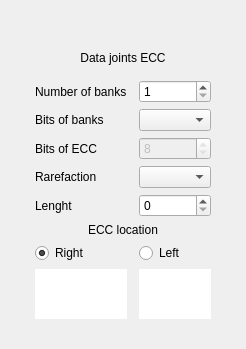
      <widget class="QWidget" name="together_storage">
       <layout class="QGridLayout" name="gridLayout_21" rowstretch="1,0,0">
        <item row="1" column="1">
         <layout class="QGridLayout" name="gridLayout_20" rowstretch="0,0,0,0">
          <item row="2" column="0">
           <widget class="QLabel" name="label_8">
            <property name="text">
             <string>Data joints ECC</string>
            </property>
            <property name="alignment">
             <set>Qt::AlignCenter</set>
            </property>
           </widget>
          </item>
          <item row="3" column="0">
           <widget class="QWidget" name="data_together" native="true">
            <property name="autoFillBackground">
             <bool>false</bool>
            </property>
            <property name="styleSheet">
             <string notr="true"/>
            </property>
            <layout class="QGridLayout" name="gridLayout_19" rowstretch="1,1,1,1,1,1,5,5,0">
             <item row="6" column="3" colspan="2">
              <widget class="QRadioButton" name="radioButton_left">
               <property name="text">
                <string>Left</string>
               </property>
               <property name="checked">
                <bool>false</bool>
               </property>
              </widget>
             </item>
             <item row="4" column="3" colspan="2">
              <widget class="QSpinBox" name="spinBox_lenght_t"/>
             </item>
             <item row="1" column="1">
              <widget class="QLabel" name="label_data_bits_t">
               <property name="text">
                <string>Bits of banks</string>
               </property>
              </widget>
             </item>
             <item row="3" column="1">
              <widget class="QLabel" name="label_rar_t">
               <property name="text">
                <string>Rarefaction</string>
               </property>
              </widget>
             </item>
             <item row="2" column="1">
              <widget class="QLabel" name="label_ecc_bits_t">
               <property name="text">
                <string>Bits of ECC</string>
               </property>
              </widget>
             </item>
             <item row="0" column="1">
              <widget class="QLabel" name="label_data_num_t">
               <property name="text">
                <string>Number of banks</string>
               </property>
              </widget>
             </item>
             <item row="1" column="3" colspan="2">
              <widget class="QComboBox" name="comboBox_bits_j"/>
             </item>
             <item row="0" column="3" colspan="2">
              <widget class="QSpinBox" name="spinBox_num_j">
               <property name="minimum">
                <number>1</number>
               </property>
              </widget>
             </item>
             <item row="2" column="3" colspan="2">
              <widget class="QSpinBox" name="spinBox_bits_j">
               <property name="enabled">
                <bool>false</bool>
               </property>
               <property name="readOnly">
                <bool>true</bool>
               </property>
               <property name="value">
                <number>8</number>
               </property>
              </widget>
             </item>
             <item row="3" column="3" colspan="2">
              <widget class="QComboBox" name="comboBox_rar_j"/>
             </item>
             <item row="6" column="1">
              <widget class="QRadioButton" name="radioButton_right">
               <property name="text">
                <string>Right</string>
               </property>
               <property name="checked">
                <bool>true</bool>
               </property>
              </widget>
             </item>
             <item row="4" column="1">
              <widget class="QLabel" name="label_lenght_t">
               <property name="text">
                <string>Lenght</string>
               </property>
              </widget>
             </item>
             <item row="5" column="1" colspan="4" alignment="Qt::AlignHCenter">
              <widget class="QLabel" name="label_10">
               <property name="text">
                <string>ECC location</string>
               </property>
              </widget>
             </item>
             <item row="7" column="1" rowspan="2">
              <widget class="QWidget" name="image_right" native="true">
               <property name="styleSheet">
                <string notr="true">image: url(./pic/right.jpg);
background-color: rgb(255, 255, 255);</string>
               </property>
              </widget>
             </item>
             <item row="7" column="3" rowspan="2" colspan="2">
              <widget class="QWidget" name="image_left" native="true">
               <property name="minimumSize">
                <size>
                 <width>0</width>
                 <height>50</height>
                </size>
               </property>
               <property name="styleSheet">
                <string notr="true">background-color: rgb(255, 255, 255);
image: url(./pic/left.jpg);</string>
               </property>
              </widget>
             </item>
            </layout>
           </widget>
          </item>
         </layout>
        </item>
        <item row="0" column="1">
         <spacer name="verticalSpacer_9">
          <property name="orientation">
           <enum>Qt::Vertical</enum>
          </property>
          <property name="sizeType">
           <enum>QSizePolicy::Fixed</enum>
          </property>
          <property name="sizeHint" stdset="0">
           <size>
            <width>20</width>
            <height>40</height>
           </size>
          </property>
         </spacer>
        </item>
        <item row="2" column="1">
         <spacer name="verticalSpacer_10">
          <property name="orientation">
           <enum>Qt::Vertical</enum>
          </property>
          <property name="sizeType">
           <enum>QSizePolicy::Fixed</enum>
          </property>
          <property name="sizeHint" stdset="0">
           <size>
            <width>20</width>
            <height>10</height>
           </size>
          </property>
         </spacer>
        </item>
        <item row="1" column="0">
         <spacer name="horizontalSpacer_13">
          <property name="orientation">
           <enum>Qt::Horizontal</enum>
          </property>
          <property name="sizeType">
           <enum>QSizePolicy::Fixed</enum>
          </property>
          <property name="sizeHint" stdset="0">
           <size>
            <width>15</width>
            <height>20</height>
           </size>
          </property>
         </spacer>
        </item>
        <item row="1" column="2">
         <spacer name="horizontalSpacer_14">
          <property name="orientation">
           <enum>Qt::Horizontal</enum>
          </property>
          <property name="sizeType">
           <enum>QSizePolicy::Fixed</enum>
          </property>
          <property name="sizeHint" stdset="0">
           <size>
            <width>15</width>
            <height>20</height>
           </size>
          </property>
         </spacer>
        </item>
       </layout>
      </widget>
